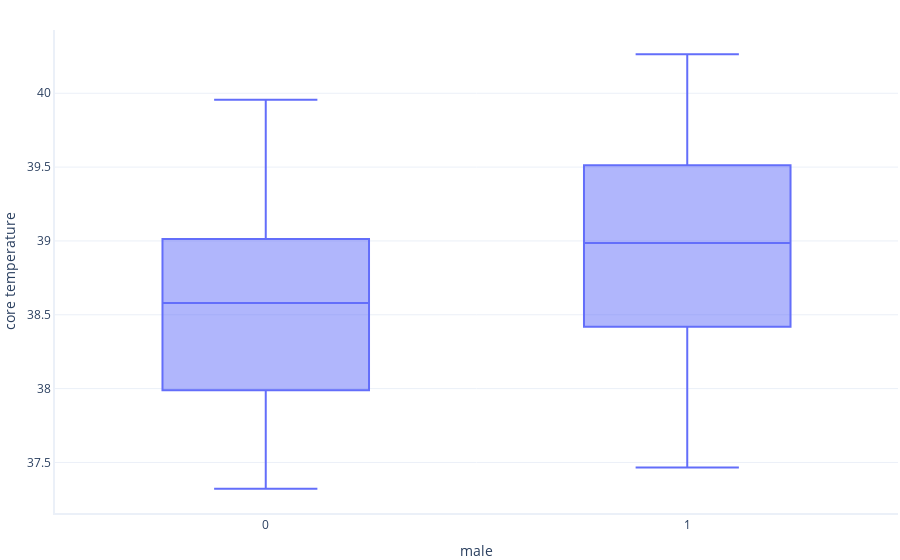
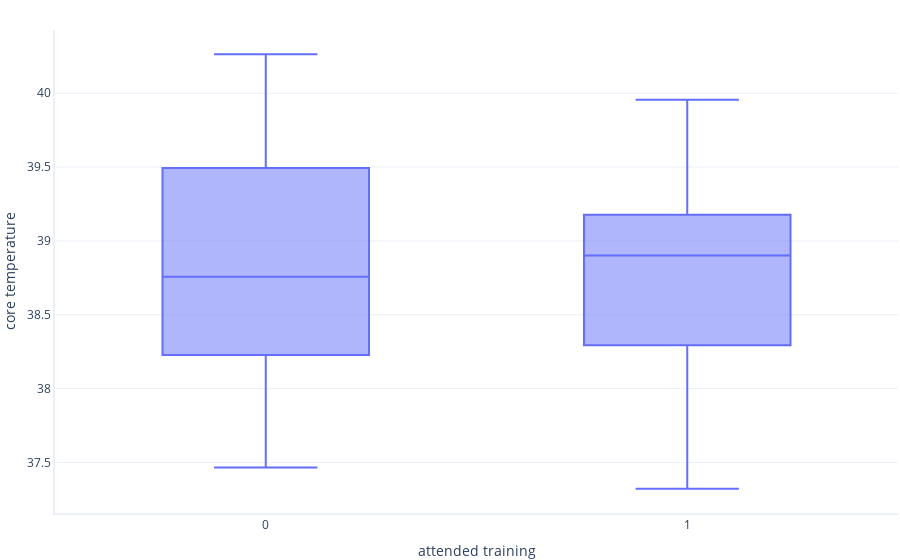
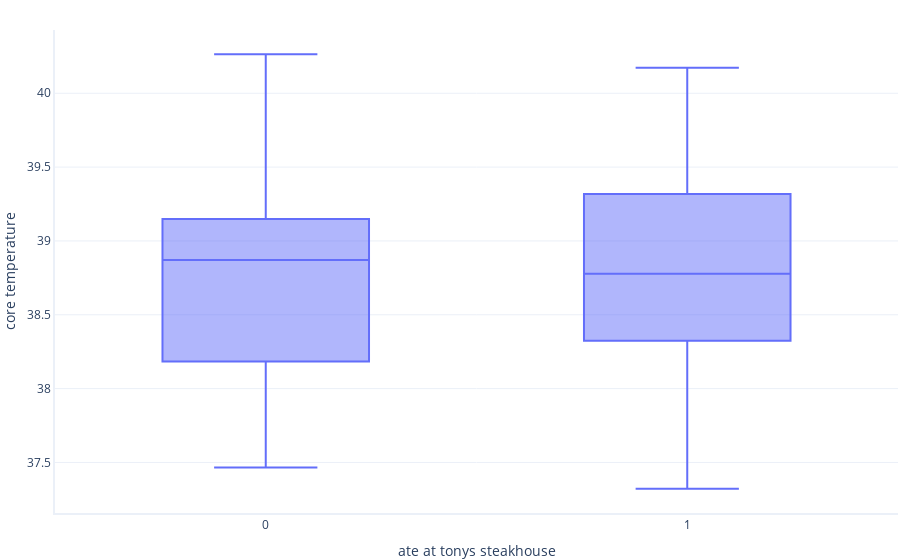
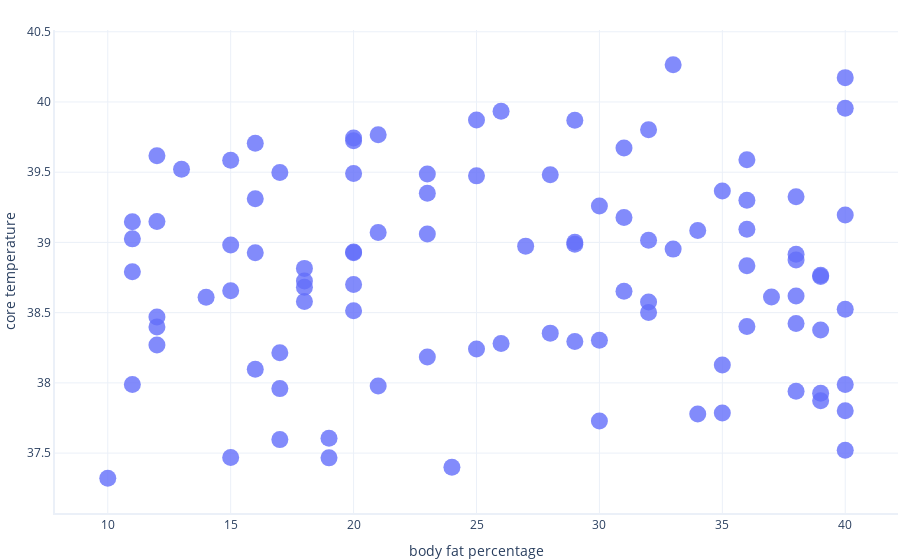

Notebook cell for these charts, in order:
### Markdown cell above
Visualización de datos
Veamos rápidamente qué características parecen tener algún tipo de relación con core_temperature

### Code cell
import graphing 

graphing.box_and_whisker(dataset, "male", "core_temperature", show=True)
graphing.box_and_whisker(dataset, "attended_training", "core_temperature", show=True)
graphing.box_and_whisker(dataset, "ate_at_tonys_steakhouse", "core_temperature", show=True)
graphing.scatter_2D(dataset, "body_fat_percentage", "core_temperature", show=True)
graphing.scatter_2D(dataset, "protein_content_of_last_meal", "core_temperature", show=True)
graphing.scatter_2D(dataset, "age", "core_temperature")

### Figure 1 — Plotly figure (JSON) as saved in the notebook; plotly's stock layout.template omitted (floating-point values rounded to 4 significant figures)
{"data": [{"alignmentgroup": "True", "hovertemplate": "male=%{x}<br>core temperature=%{y}<extra></extra>", "legendgroup": "", "marker": {"color": "#636efa"}, "name": "", "notched": false, "offsetgroup": "", "orientation": "v", "showlegend": false, "type": "box", "x": [0, 0, 1, 1, 1, 0, 1, 1, 0, 0, 1, 0, 1, 1, 0, 1, 1, 1, 0, 1, 0, 1, 0, 1, 1, 0, 1, 0, 0, 0, 1, 0, 1, 1, 1, 1, 1, 1, 0, 1, 0, 1, 0, 0, 0, 0, 0, 1, 0, 1, 1, 1, 0, 0, 1, 0, 1, 0, 1, 0, 1, 1, 1, 1, 1, 1, 1, 0, 0, 1, 0, 1, 1, 0, 0, 1, 0, 1, 0, 0, 0, 1, 0, 0, 1, 1, 0, 1, 0, 0, 0, 1, 0, 0, 1, 0, 0, 1], "x0": " ", "xaxis": "x", "y": [38.42, 39.02, 39.15, 39.06, 38.66, 38.61, 39.47, 38.82, 37.78, 39.18, 39.52, 38.58, 38.28, 38.4, 38.65, 39.62, 37.73, 39.37, 37.99, 39.93, 37.61, 38.83, 37.4, 38.99, 39.72, 38.1, 37.6, 39.5, 38.5, 38.27, 38.7, 39.08, 38.29, 38.4, 39.3, 38.38, 38.47, 39.59, 38.13, 39.8, 37.93, 39.67, 38.21, 38.93, 37.8, 37.52, 39.35, 38.92, 38.73, 38.35, 40.17, 39.48, 39.96, 39.03, 39.71, 37.87, 38.93, 38.76, 38.98, 39.07, 39.31, 40.26, 39.2, 37.47, 38.62, 39.74, 37.96, 38.52, 39.59, 39.49, 37.32, 38.3, 39.33, 38.18, 37.79, 38.97, 37.98, 38.93, 37.99, 39.87, 38.51, 39.15, 38.61, 38.95, 37.47, 38.24, 38.77, 39.87, 38.87, 39.09, 39.0, 39.26, 38.68, 37.94, 38.79, 39.49, 38.58, 39.77], "y0": " ", "yaxis": "y"}], "layout": {"boxmode": "group", "legend": {"tracegroupgap": 0}, "xaxis": {"anchor": "y", "domain": [0, 1], "title": {"text": "male"}}, "yaxis": {"anchor": "x", "domain": [0, 1], "title": {"text": "core temperature"}}}}

### Figure 2 — Plotly figure (JSON) as saved in the notebook; plotly's stock layout.template omitted (floating-point values rounded to 4 significant figures)
{"data": [{"alignmentgroup": "True", "hovertemplate": "attended training=%{x}<br>core temperature=%{y}<extra></extra>", "legendgroup": "", "marker": {"color": "#636efa"}, "name": "", "notched": false, "offsetgroup": "", "orientation": "v", "showlegend": false, "type": "box", "x": [1, 1, 1, 0, 0, 1, 1, 0, 0, 1, 0, 0, 1, 1, 1, 0, 1, 1, 0, 0, 0, 0, 1, 0, 0, 1, 0, 0, 1, 1, 0, 1, 1, 1, 1, 0, 1, 1, 0, 0, 1, 0, 0, 1, 0, 0, 1, 0, 0, 0, 0, 1, 1, 1, 0, 1, 1, 1, 1, 1, 1, 0, 1, 0, 1, 1, 1, 0, 0, 0, 1, 1, 0, 1, 0, 1, 1, 1, 0, 1, 0, 1, 0, 1, 1, 0, 1, 0, 1, 0, 0, 0, 0, 0, 0, 0, 0, 1], "x0": " ", "xaxis": "x", "y": [38.42, 39.02, 39.15, 39.06, 38.66, 38.61, 39.47, 38.82, 37.78, 39.18, 39.52, 38.58, 38.28, 38.4, 38.65, 39.62, 37.73, 39.37, 37.99, 39.93, 37.61, 38.83, 37.4, 38.99, 39.72, 38.1, 37.6, 39.5, 38.5, 38.27, 38.7, 39.08, 38.29, 38.4, 39.3, 38.38, 38.47, 39.59, 38.13, 39.8, 37.93, 39.67, 38.21, 38.93, 37.8, 37.52, 39.35, 38.92, 38.73, 38.35, 40.17, 39.48, 39.96, 39.03, 39.71, 37.87, 38.93, 38.76, 38.98, 39.07, 39.31, 40.26, 39.2, 37.47, 38.62, 39.74, 37.96, 38.52, 39.59, 39.49, 37.32, 38.3, 39.33, 38.18, 37.79, 38.97, 37.98, 38.93, 37.99, 39.87, 38.51, 39.15, 38.61, 38.95, 37.47, 38.24, 38.77, 39.87, 38.87, 39.09, 39.0, 39.26, 38.68, 37.94, 38.79, 39.49, 38.58, 39.77], "y0": " ", "yaxis": "y"}], "layout": {"boxmode": "group", "legend": {"tracegroupgap": 0}, "xaxis": {"anchor": "y", "domain": [0, 1], "title": {"text": "attended training"}}, "yaxis": {"anchor": "x", "domain": [0, 1], "title": {"text": "core temperature"}}}}

### Figure 3 — Plotly figure (JSON) as saved in the notebook; plotly's stock layout.template omitted (floating-point values rounded to 4 significant figures)
{"data": [{"alignmentgroup": "True", "hovertemplate": "ate at tonys steakhouse=%{x}<br>core temperature=%{y}<extra></extra>", "legendgroup": "", "marker": {"color": "#636efa"}, "name": "", "notched": false, "offsetgroup": "", "orientation": "v", "showlegend": false, "type": "box", "x": [0, 0, 0, 0, 0, 0, 1, 0, 0, 1, 1, 0, 1, 1, 1, 0, 1, 0, 0, 1, 0, 1, 1, 1, 0, 0, 1, 1, 0, 0, 1, 0, 1, 1, 1, 0, 1, 0, 1, 1, 1, 1, 1, 0, 1, 1, 1, 1, 1, 1, 1, 1, 1, 1, 1, 0, 1, 1, 1, 0, 1, 0, 1, 0, 1, 1, 1, 1, 0, 0, 1, 0, 1, 0, 1, 0, 0, 0, 0, 1, 1, 1, 1, 0, 1, 1, 1, 0, 1, 1, 0, 1, 1, 0, 1, 0, 1, 1], "x0": " ", "xaxis": "x", "y": [38.42, 39.02, 39.15, 39.06, 38.66, 38.61, 39.47, 38.82, 37.78, 39.18, 39.52, 38.58, 38.28, 38.4, 38.65, 39.62, 37.73, 39.37, 37.99, 39.93, 37.61, 38.83, 37.4, 38.99, 39.72, 38.1, 37.6, 39.5, 38.5, 38.27, 38.7, 39.08, 38.29, 38.4, 39.3, 38.38, 38.47, 39.59, 38.13, 39.8, 37.93, 39.67, 38.21, 38.93, 37.8, 37.52, 39.35, 38.92, 38.73, 38.35, 40.17, 39.48, 39.96, 39.03, 39.71, 37.87, 38.93, 38.76, 38.98, 39.07, 39.31, 40.26, 39.2, 37.47, 38.62, 39.74, 37.96, 38.52, 39.59, 39.49, 37.32, 38.3, 39.33, 38.18, 37.79, 38.97, 37.98, 38.93, 37.99, 39.87, 38.51, 39.15, 38.61, 38.95, 37.47, 38.24, 38.77, 39.87, 38.87, 39.09, 39.0, 39.26, 38.68, 37.94, 38.79, 39.49, 38.58, 39.77], "y0": " ", "yaxis": "y"}], "layout": {"boxmode": "group", "legend": {"tracegroupgap": 0}, "xaxis": {"anchor": "y", "domain": [0, 1], "title": {"text": "ate at tonys steakhouse"}}, "yaxis": {"anchor": "x", "domain": [0, 1], "title": {"text": "core temperature"}}}}

### Figure 4 — Plotly figure (JSON) as saved in the notebook; plotly's stock layout.template omitted (floating-point values rounded to 4 significant figures)
{"data": [{"hovertemplate": "body fat percentage=%{x}<br>core temperature=%{y}<extra></extra>", "legendgroup": "", "marker": {"color": "#636efa", "size": 17, "symbol": "circle"}, "mode": "markers", "name": "", "orientation": "v", "showlegend": false, "type": "scatter", "x": [38, 32, 12, 23, 15, 14, 25, 18, 34, 31, 13, 18, 26, 36, 31, 12, 30, 35, 11, 26, 19, 36, 24, 29, 20, 16, 17, 17, 32, 12, 20, 34, 29, 12, 36, 39, 12, 15, 35, 32, 39, 31, 17, 20, 40, 40, 23, 38, 18, 28, 40, 28, 40, 11, 16, 39, 20, 39, 15, 21, 16, 33, 40, 19, 38, 20, 17, 40, 36, 23, 10, 30, 38, 23, 35, 27, 21, 16, 40, 29, 20, 11, 37, 33, 15, 25, 39, 25, 38, 36, 29, 30, 18, 38, 11, 20, 32, 21], "xaxis": "x", "y": [38.42, 39.02, 39.15, 39.06, 38.66, 38.61, 39.47, 38.82, 37.78, 39.18, 39.52, 38.58, 38.28, 38.4, 38.65, 39.62, 37.73, 39.37, 37.99, 39.93, 37.61, 38.83, 37.4, 38.99, 39.72, 38.1, 37.6, 39.5, 38.5, 38.27, 38.7, 39.08, 38.29, 38.4, 39.3, 38.38, 38.47, 39.59, 38.13, 39.8, 37.93, 39.67, 38.21, 38.93, 37.8, 37.52, 39.35, 38.92, 38.73, 38.35, 40.17, 39.48, 39.96, 39.03, 39.71, 37.87, 38.93, 38.76, 38.98, 39.07, 39.31, 40.26, 39.2, 37.47, 38.62, 39.74, 37.96, 38.52, 39.59, 39.49, 37.32, 38.3, 39.33, 38.18, 37.79, 38.97, 37.98, 38.93, 37.99, 39.87, 38.51, 39.15, 38.61, 38.95, 37.47, 38.24, 38.77, 39.87, 38.87, 39.09, 39.0, 39.26, 38.68, 37.94, 38.79, 39.49, 38.58, 39.77], "yaxis": "y"}], "layout": {"legend": {"tracegroupgap": 0}, "xaxis": {"anchor": "y", "domain": [0, 1], "title": {"text": "body fat percentage"}}, "yaxis": {"anchor": "x", "domain": [0, 1], "title": {"text": "core temperature"}}}}
